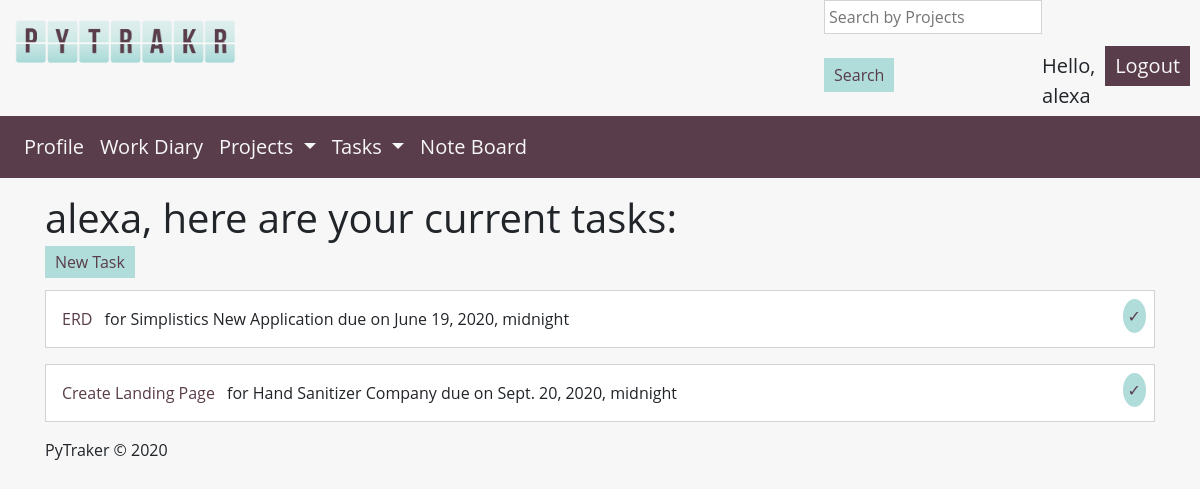
/PyTraker/tasklist (signed in), run on an earlier commit of the app's database.
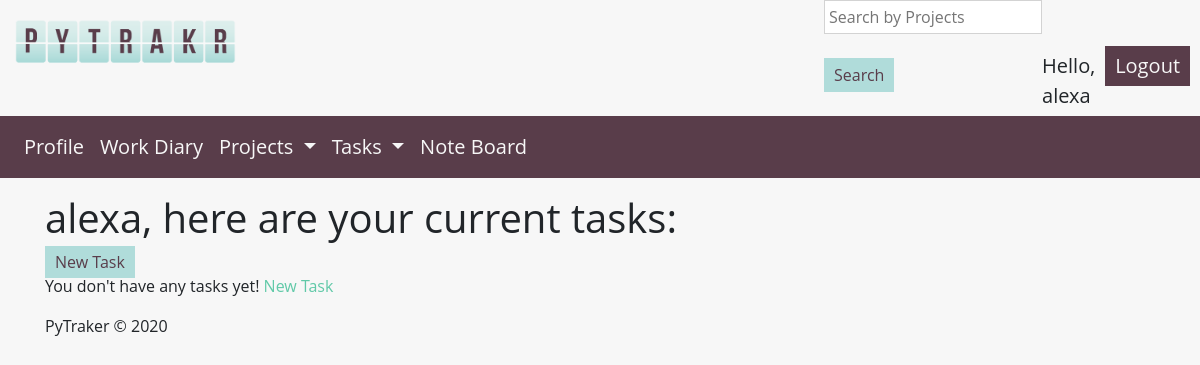
And on a later commit of the database.
### PyTraker/models.py (models this page shows, shortened)
class Tasks(models.Model):
    projectID = models.ForeignKey(Projects, on_delete=models.CASCADE)
    name = models.CharField(max_length=50)
    description = models.TextField(max_length=250)
    complete = models.BooleanField(default=False)
    due_date = models.DateTimeField()

class Projects(models.Model):
    name = models.CharField(max_length=50)
    description = models.TextField(max_length=250)
    clientID = models.ForeignKey(Clients, on_delete=models.CASCADE)
    payRate = models.IntegerField()
    startDate = models.DateTimeField()
    dueDate = models.DateTimeField()

### PyTraker/views.py (the view)
# urls.py: path("PyTraker/tasklist", views.tasklist, name="tasklist"),
@login_required
def tasklist(request):
    all_task_list = Tasks.objects.filter(complete=False)
    context = {"all_task_list": all_task_list}
    return render(request, "PyTraker/tasklist.html", context)

### PyTraker/templates/PyTraker/tasklist.html (shortened to what this page needs)
{% extends "PyTraker/header.html" %}
{% block content %}
<div class="page-wrap">
<h1> {{ user }}, here are your current tasks:</h1>
    <a href="/PyTraker/new_task" class="new-btn">New Task</a>
{% if all_task_list %}
    <div class="list">
{% for tasks in all_task_list %}
<p class="list-item"><a href="/PyTraker/task_detail/{{ tasks.id }}" class="d-inline-flex p-2">{{ tasks.name }}</a> for {{ tasks.projectID.name }} due on {{ tasks.due_date }}
    <span><a href="/PyTraker/change_status/{{ tasks.id }}" class="complete-btn">&check;</a></span></p>
{% endfor %}
</div>
{% else %}
    <p>You don't have any tasks yet! <a href="/PyTraker/new_task">New Task</a></p>
{% endif %}
{% endblock %}

What changed in the data, as far as the page shows it:
no longer on this page (row edited): Tasks: name "ERD", projectID.name "Simplistics New Application", due_date "June 19, 2020, midnight"
removed Tasks: name "Create Landing Page", projectID.name "Hand Sanitizer Company", due_date "Sept. 20, 2020, midnight"
Also different on the page:
text now shown: "You don't have any tasks yet! New Task"
